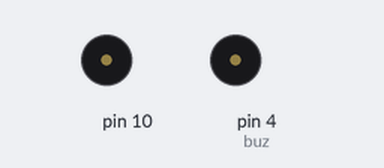
A sketch run on a simulated Arduino Uno, built with avr-gcc and run on an emulated ATmega328P. Shown: buzzer (waves = sounding, pin HIGH).

Above: at 1.0 s.
At 7.5 s:
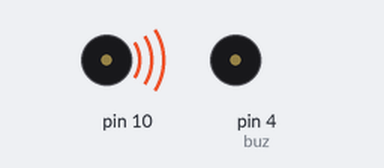
Timing chart, 0 to 10.4 s (numbered marks = the images above):
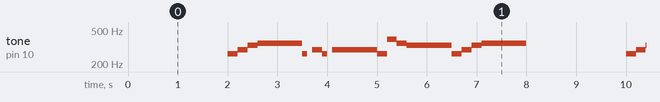

The sketch:

sketch_may06a.ino
```cpp
#include <NewTone.h>

//Programa : Som no Arduino - Do Re Mi
//Autor : Arduino e Cia
#define buz 4

void setup()
{

Serial.begin(9600);

pinMode(buz,OUTPUT); //Pino do buzzer

digitalWrite(buz, LOW);
}

void loop()
{
    delay(2000);
    tone(10,262,200); //DO
    delay(200);
    tone(10,294,300); //RE
    delay(200);
    tone(10,330,300); //MI
    delay(200);
    tone(10,349,300); //FA
    delay(300);
    tone(10,349,300); //FA
    delay(300);
    tone(10,349,300); //FA
    delay(300);
    tone(10,262,100); //DO
    delay(200);
    tone(10,294,300); //RE
    delay(200);
    tone(10,262,100); //DO
    delay(200);
    tone(10,294,300); //RE
    delay(300);
    tone(10,294,300); //RE
    delay(300);
    tone(10,294,300); //RE
    delay(300);
    tone(10,262,200); //DO
    delay(200);
    tone(10,392,200); //SOL
    delay(200);
    tone(10,349,200); //FA
    delay(200);
    tone(10,330,300); //MI
    delay(300);
    tone(10,330,300); //MI
    delay(300);
    tone(10,330,300); //MI
    delay(300);
    tone(10,262,200); //DO
    delay(200);
    tone(10,294,300); //RE
    delay(200);
    tone(10,330,300); //MI
    delay(200);
    tone(10,349,300); //FA
    delay(300);
    tone(10,349,300); //FA
    delay(300);
    tone(10,349,300); //FA
    delay(300);
}
```
